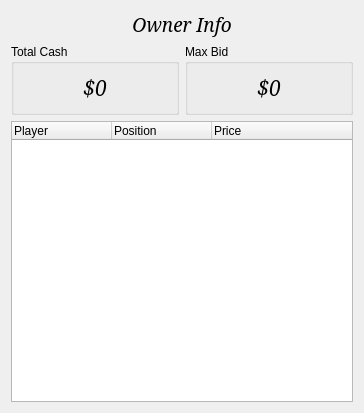
<ui version="4.0" >
 <class>defaultOwnerInfo</class>
 <widget class="QWidget" name="defaultOwnerInfo" >
  <property name="geometry" >
   <rect>
    <x>0</x>
    <y>0</y>
    <width>364</width>
    <height>413</height>
   </rect>
  </property>
  <property name="windowTitle" >
   <string>Form</string>
  </property>
  <layout class="QVBoxLayout" >
   <item>
    <widget class="QLabel" name="ownerName" >
     <property name="font" >
      <font>
       <family>Serif</family>
       <pointsize>14</pointsize>
       <italic>true</italic>
      </font>
     </property>
     <property name="text" >
      <string>Owner Info</string>
     </property>
     <property name="alignment" >
      <set>Qt::AlignCenter</set>
     </property>
    </widget>
   </item>
   <item>
    <layout class="QHBoxLayout" >
     <item>
      <widget class="QGroupBox" name="groupBox" >
       <property name="title" >
        <string>Total Cash</string>
       </property>
       <layout class="QVBoxLayout" >
        <item>
         <widget class="QLabel" name="totalCash" >
          <property name="font" >
           <font>
            <family>Serif</family>
            <pointsize>16</pointsize>
            <italic>true</italic>
           </font>
          </property>
          <property name="text" >
           <string>$0</string>
          </property>
          <property name="alignment" >
           <set>Qt::AlignCenter</set>
          </property>
         </widget>
        </item>
       </layout>
      </widget>
     </item>
     <item>
      <widget class="QGroupBox" name="groupBox_2" >
       <property name="title" >
        <string>Max Bid</string>
       </property>
       <layout class="QVBoxLayout" >
        <item>
         <widget class="QLabel" name="maxBid" >
          <property name="font" >
           <font>
            <family>Serif</family>
            <pointsize>16</pointsize>
            <italic>true</italic>
           </font>
          </property>
          <property name="text" >
           <string>$0</string>
          </property>
          <property name="alignment" >
           <set>Qt::AlignCenter</set>
          </property>
         </widget>
        </item>
       </layout>
      </widget>
     </item>
    </layout>
   </item>
   <item>
    <widget class="QTreeWidget" name="treeWidget" >
     <property name="columnCount" >
      <number>3</number>
     </property>
     <column>
      <property name="text" >
       <string>Player</string>
      </property>
     </column>
     <column>
      <property name="text" >
       <string>Position</string>
      </property>
     </column>
     <column>
      <property name="text" >
       <string>Price</string>
      </property>
     </column>
    </widget>
   </item>
  </layout>
 </widget>
 <resources/>
 <connections/>
</ui>
